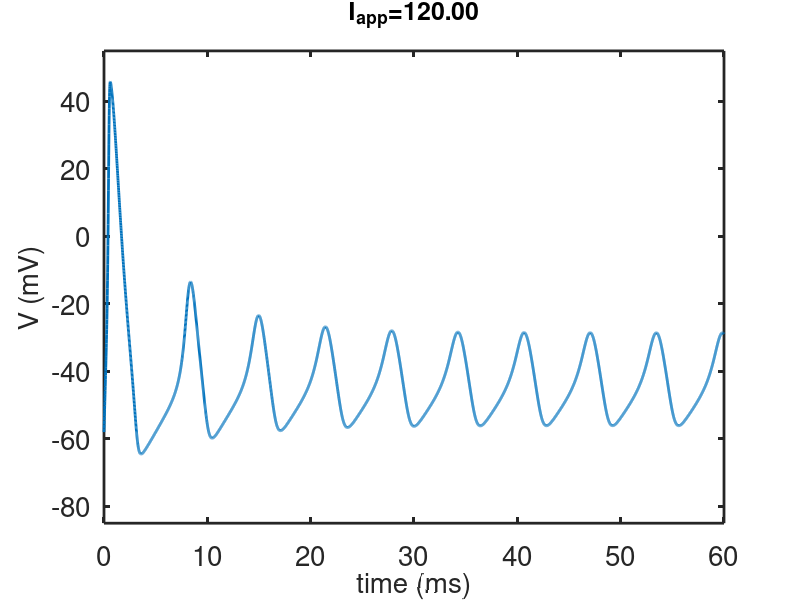
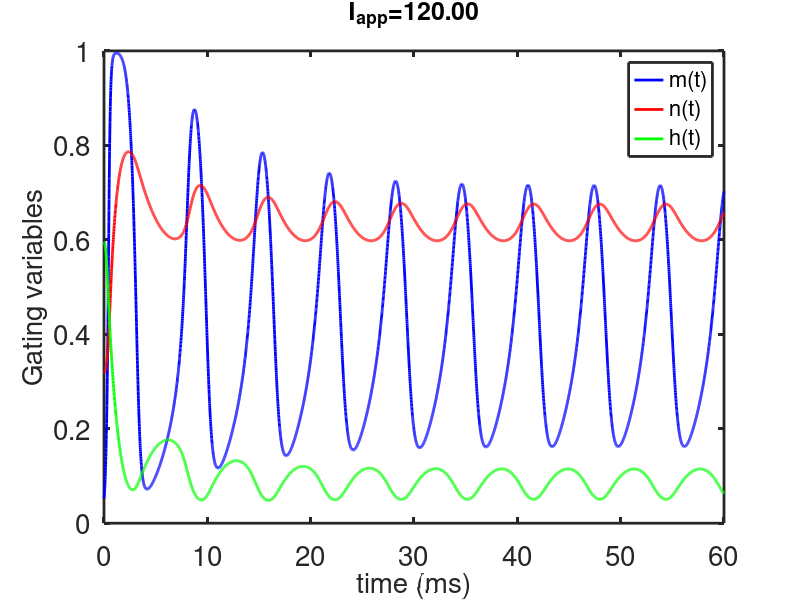
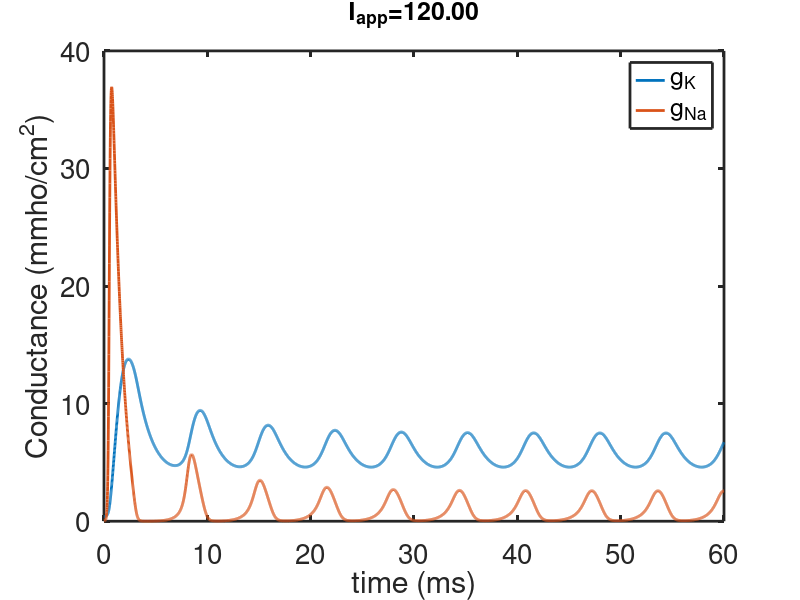
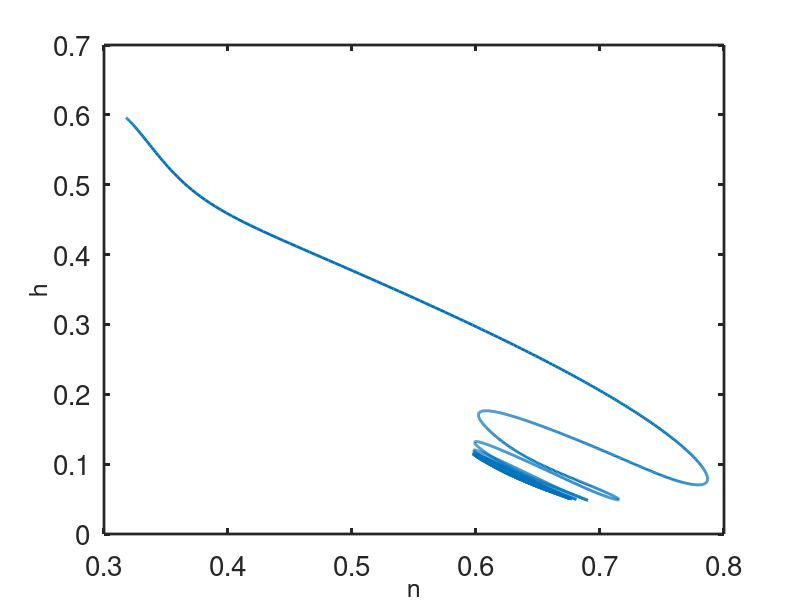

Source code (MATLAB) for these figures, in order:
% This is a simple ode integrator for the HH equations
 
function hh
 clear all
set(0,                           ...
   'defaultaxesfontsize', 20,   ...
   'defaultaxeslinewidth', 2.0, ...
   'defaultlinelinewidth', 2.0);

% set parameters
%p.Veq = 0; %is the original HH formulation
p.Veq = -65; % is the physiological formulation resting potential 
% the resting potential
Tmin = -273.15;  % absolute zero temperature
Tc = 6.3; %the temperature for the original HH model 
 
p.gnabar = 120.;
p.gkbar = 36;
p.gl = 0.3;

%These are the Nernst potentials:
VNa = 50; % the sodium Nernst potential
VK = -77;  % the potassium Nernst potential
VL = -54.4;  % the leak Nernst potential
 
Temp = 6.3;
      Tfact=(Temp-Tmin)/(6.3-Tmin);% temperature correction factor for Nernst potentials
%the driving force for the currents are the Nernst potentials shifted by Veq
p.vna = Tfact*VNa - p.Veq;
p.vk = Tfact*VK-p.Veq;
p.vl = Tfact*VL -p.Veq;


% p.Inp   is the amplitude of the periodic input stimulus
 p.Inp = 0;

%p.Iapp is the amplitude of the steady current stimulus
%Pick one:
 Iapplist = [0,20,120];
 p.Iapp =  Iapplist(3);
 
 % BCL is the Basic Cycle Length of the periodic input Inp
 %p.BCL = 39;
p.BCL = 100;
 
% initial data
 
v0 = 7+p.Veq;

m = 0.0529;
h = 0.5961;
n = 0.3177;
s0 = [v0;m;h;n];

%specify the output points
tstep = .01;
if (p.Iapp>0)
    tend = 60;
else
    tend = 10;
end
 
tspan = [0:tstep:tend];

[T,S] = ode23(@(t,x)deRHS(t,x,p),tspan, s0, odeset('maxstep',1));  
V = S(:,1);  %V is the membrane potential
v=V-p.Veq;  %v is the deviation of potential from rest
m = S(:,2);
h = S(:,3);
n = S(:,4);
S(end,1)

% currents;
gna=p.gnabar*m.^3.*h;
 
gk=p.gkbar*n.^4;
Icl=p.gl*(v-p.vl);
Ina=gna.*(v-p.vna);
Ik=gk.*(v-p.vk);

figure(1)
plot(T,V ,'linewidth',2)
axis([0 tend -20+p.Veq 120+p.Veq])
xlabel('time (ms)','fontsize',20)
ylabel('V (mV)','fontsize',20)
formatSpecF = '%5.2f\n';
title(strcat('I_{app}= ',sprintf(formatSpecF,p.Iapp)),'fontsize',18)
 
  
figure(2)
plot(T,m,'b',T,n,'r',T,h,'g',  'linewidth',2)
legend('m(t)','n(t)','h(t)','fontsize',16)
xlabel('time (ms)','fontsize',20)
ylabel('Gating variables','fontsize',20)
axis([0 tend 0 1])
 title(strcat('I_{app}= ',sprintf(formatSpecF,p.Iapp)),'fontsize',18)
 
 figure(3)
 plot(T, gk,T, gna)
xlabel('time (ms)')
ylabel('Conductance (mmho/cm^2)')
legend('g_K','g_{Na}')
 title(strcat('I_{app}= ',sprintf(formatSpecF,p.Iapp)),'fontsize',18)

 figure(4)
 plot(n,h,  'linewidth',2)
 xlabel('n','fontsize',18)
 ylabel('h','fontsize',18)

end
  
%%%%%%%%%%%%%%%%%%%%%%%%%%%%%%%%%%%%%%%%%%%%%%%%%%%%%%%%%
%the right hand side for the simulation:
function s_prime=deRHS(t,s,p)

%the original HH formulation has 
v = s(1)-p.Veq;
m = s(2);
h = s(3);
n = s(4);
 
Input = p.Inp/cosh(mod(t,p.BCL)-p.BCL/10) +p.Iapp;
 
AM=.1*(25.0001-v)./(exp(.1*(25.0001-v))-1.); % t0 avoid V=25
BM=4.*exp(-v/18);
AH=.07*exp(-v/20.);
BH=1./(exp(.1*(30.-v))+1.);
AN=.01*(10.0001-v)./(exp(.1*(10.0001-v))-1.);% to avoid V=10
BN=.125*exp(-v/80.);

Minf = AM./(AM+BM);
 
Fm=AM*(1.-m)-BM*m;
Fh=AH*(1.-h)-BH*h;
Fn=AN*(1.-n)-BN*n;
gna=p.gnabar*m.^3.*h;
gk=p.gkbar*n.^4;
Icl=p.gl*(v-p.vl);

Fv = -gna*(v-p.vna)-gk*(v-p.vk)-Icl;

s_prime = [Fv+Input Fm Fh Fn]';

end

 
